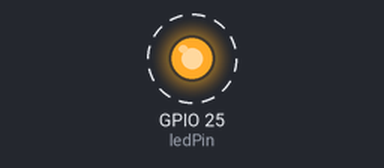
The sketch below on a simulated ESP32. Parts: output pins drawn as LEDs (lit = HIGH). Dashed ring = blinking. What the sketch prints to the serial monitor is not drawn.

Above: at 0.5 s.
Timing chart, 0 to 4.6 s (numbered marks = the images above):
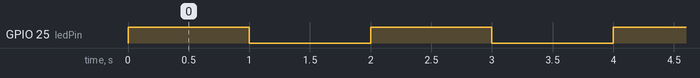

The sketch:

Practica0.ino
```cpp
#include <Arduino.h>

const int ledPin = 25; // Pin GPIO donde está conectado el LED

void setup() {
    pinMode(ledPin, OUTPUT); // Configurar el pin del LED como salida
    Serial.begin(115200);
    while (!Serial);
    Serial.println("Hola, Raspberry Pi Pico W!");
}

void loop() {
    digitalWrite(ledPin, HIGH); // Encender el LED
    Serial.println("LED encendido");
    delay(1000); // Esperar 1 segundo
    digitalWrite(ledPin, LOW); // Apagar el LED
    Serial.println("LED apagado");
    delay(1000); // Esperar 1 segundo
}
```

Measured:
- by itself, GPIO 25 (ledPin): alternates HIGH for 1.0 s and LOW for 1.0 s
